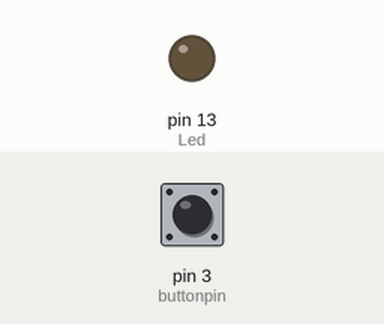
Simulated run of this sketch. Board: Arduino Uno, built with avr-gcc and run on an emulated ATmega328P. Shown: output pins drawn as LEDs (lit = HIGH). The inputs (shaded band) are chosen by the test bench; at power-on: pin 3 (buttonpin) LOW. What the sketch prints to the serial monitor is not drawn.

Above: at 1.2 s.
1.3 s: pin 3 (buttonpin) pulled HIGH for 0.15 s
At 1.37 s:
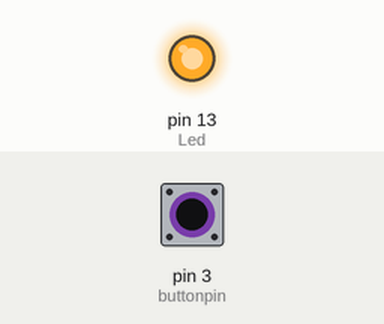
2.9 s: pin 3 (buttonpin) pulled HIGH for 3.2 s
At 7.1 s:
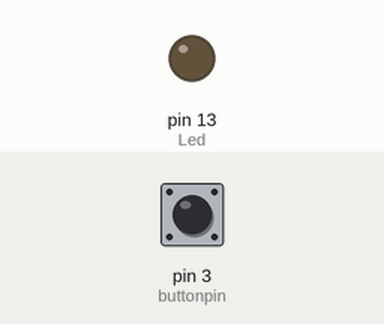
Timing chart, 0 to 8.6 s (numbered marks = the images above; inputs shaded):
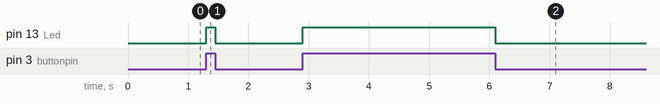

Measured:
- after the input at 1.3 s, pin 13 (Led): LOW → HIGH at once, → LOW 0.15 s later
- after the input at 2.9 s, pin 13 (Led): LOW → HIGH at once, → LOW 3.2 s later

The sketch:

_034_Microphone.ino
```cpp
int Led=13;       // Define LDE Pin
int buttonpin=3;  // Define D0 sensor's pin
int val;          // Define Variable val
void setup()
{
  pinMode(Led,OUTPUT);      // Define LED as output
  pinMode(buttonpin,INPUT); // Define sensor D0 as output
  Serial.begin(9600);
}
void loop()
{
  val=digitalRead(buttonpin); // Assign digital pin 3's value to val
  if(val==HIGH)   // if anything detected by D0 sensor, LED starts flashing
  {
    digitalWrite(Led,HIGH);
  }
  else
  {
    digitalWrite(Led,LOW);
  }
  Serial.println(val, DEC);
}
```
